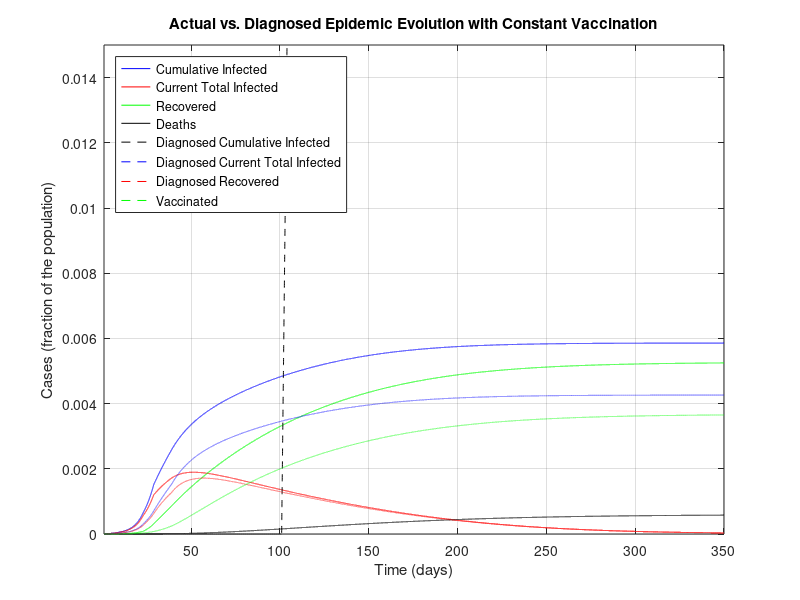
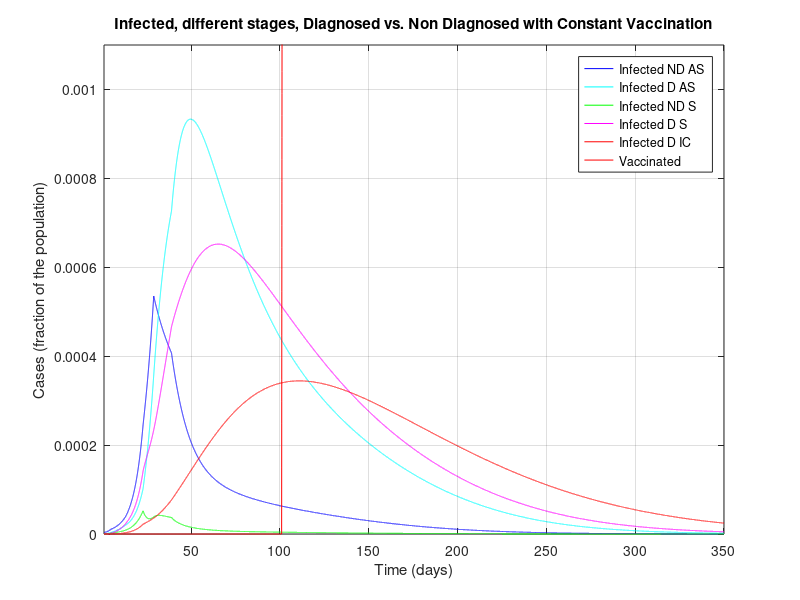
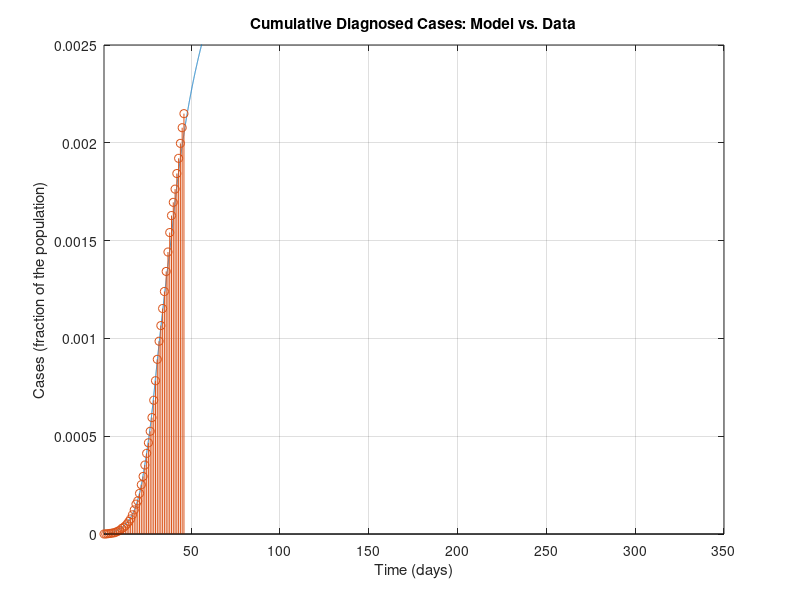
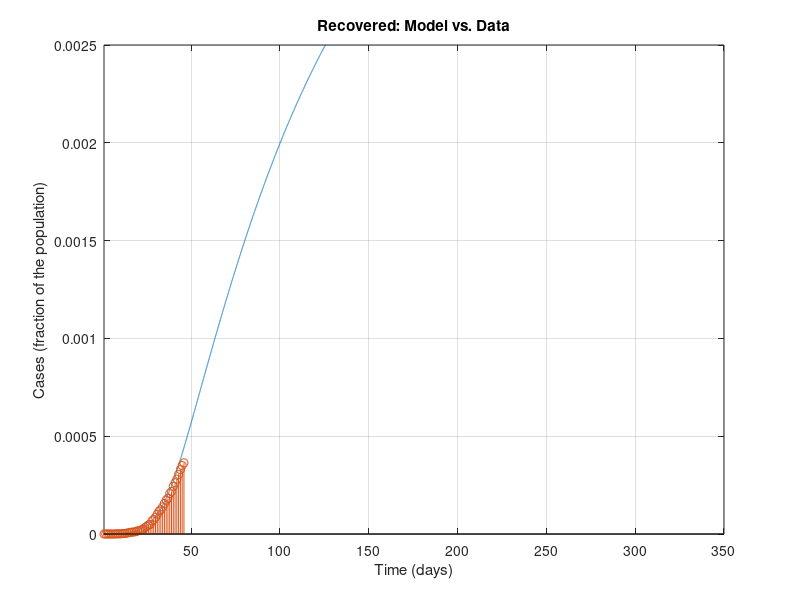

Recreate these plots in MATLAB, in order.
%%%%%%%%%%%%%%%%%%%%%%%%%%%%%%%%%%%%%%%%
%%%%%%%%%%%%%%%%%%%%%%%%%%%%%%%%%%%%%%%%
% MATLAB Code for epidemic simulations with the SIDARTHE model in the work
%
% Based on Modelling the COVID-19 epidemic and implementation of population-wide interventions in Italy
% by Giulia Giordano, Franco Blanchini, Raffaele Bruno, Patrizio Colaneri, Alessandro Di Filippo, Angela Di Matteo, Marta Colaneri
% 
%This program introduces a V compartment that represents vaccination at a
%constant rate.

%This vaccination can be modified to start at day 100 too.

%%%%%%%%%%%%%%%%%%%%%%%%%%%%%%%%%%%%%%%%
%%%%%%%%%%%%%%%%%%%%%%%%%%%%%%%%%%%%%%%%

%This program

clear all
close all
clc

%%%%%%%%%%%%%%%%%%%%%%%%%%%%%%%%%%%%%%%%
% DATA
%%%%%%%%%%%%%%%%%%%%%%%%%%%%%%%%%%%%%%%%

% Italian population
popolazione=60e6;

% Data 20 February - 5 April (46 days):
% Total Cases
CasiTotali = [3 20 79 132 219 322 400 650 888 1128 1694 2036 2502 3089 3858 4636 5883 7375 9172 10149 12462 15113 17660 21157 24747 27980 31506 35713 41035 47021 53578 59138 63927 69176 74386 80539 86498 92472 97689 101739 105792 110574 115242 119827 124632 128948]/popolazione; % D+R+T+E+H_diagnosticati
% Deaths
Deceduti = [0 1 2 2 5 10 12 17 21 29 34 52 79 107 148 197 233 366 463 631 827 1016 1266 1441 1809 2158 2503 2978 3405 4032 4825 5476 6077 6820 7503 8165 9134 10023 10779 11591 12428 13155 13915 14681 15362 15887]/popolazione; % E
% Recovered
Guariti = [0 0 0 1 1 1 3 45 46 50 83 149 160 276 414 523 589 622 724 1004 1045 1258 1439 1966 2335 2749 2941 4025 4440 5129 6072 7024 7432 8326 9362 10361 10950 12384 13030 14620 15729 16847 18278 19758 20996 21815]/popolazione; % H_diagnosticati
% Currently Positive
Positivi = [3 19 77 129 213 311 385 588 821 1049 1577 1835 2263 2706 3296 3916 5061 6387 7985 8514 10590 12839 14955 17750 20603 23073 26062 28710 33190 37860 42681 46638 50418 54030 57521 62013 66414 70065 73880 75528 77635 80572 83049 85388 88274 91246]/popolazione; % D+R+T

% Data 23 February - 5 April (from day 4 to day 46)
% Currently positive: isolated at home
Isolamento_domiciliare = [49 91 162 221 284 412 543 798 927 1000 1065 1155 1060 1843 2180 2936 2599 3724 5036 6201 7860 9268 10197 11108 12090 14935 19185 22116 23783 26522 28697 30920 33648 36653 39533 42588 43752 45420 48134 50456 52579 55270 58320]/popolazione; %D
% Currently positive: hospitalised
Ricoverati_sintomi = [54 99 114 128 248 345 401 639 742 1034 1346 1790 2394 2651 3557 4316 5038 5838 6650 7426 8372 9663 11025 12894 14363 15757 16020 17708 19846 20692 21937 23112 24753 26029 26676 27386 27795 28192 28403 28540 28741 29010 28949]/popolazione; % R
% Currently positive: ICU
Terapia_intensiva = [26 23 35 36 56 64 105 140 166 229 295 351 462 567 650 733 877 1028 1153 1328 1518 1672 1851 2060 2257 2498 2655 2857 3009 3204 3396 3489 3612 3732 3856 3906 3981 4023 4035 4053 4068 3994 3977]/popolazione; %T


%%%%%%%%%%%%%%%%%%%%%%%%%%%%%%%%%%%%%%%%
% PARAMETERS
%%%%%%%%%%%%%%%%%%%%%%%%%%%%%%%%%%%%%%%%

% Simulation horizon: CAN BE MODIFIED AT ONE'S WILL PROVIDED THAT IT IS AT
% LEAST EQUAL TO THE NUMBER OF DAYS FOR WHICH DATA ARE AVAILABLE
Orizzonte = 350;

% Plot yes/no: SET TO 1 IF PDF FIGURES MUST BE GENERATED, 0 OTHERWISE
plotPDF = 0;

% Time-step for Euler discretisation of the continuous-time system
step=0.01;

% Transmission rate due to contacts with UNDETECTED asymptomatic infected
alfa=0.57;
% Transmission rate due to contacts with DETECTED asymptomatic infected
beta=0.0114;
% Transmission rate due to contacts with UNDETECTED symptomatic infected
gamma=0.456;
% Transmission rate due to contacts with DETECTED symptomatic infected
delta=0.0114;

% Detection rate for ASYMPTOMATIC
epsilon=0.171;
% Detection rate for SYMPTOMATIC
theta=0.3705;

% Worsening rate: UNDETECTED asymptomatic infected becomes symptomatic
zeta=0.1254;
% Worsening rate: DETECTED asymptomatic infected becomes symptomatic
eta=0.1254;

% Worsening rate: UNDETECTED symptomatic infected develop life-threatening
% symptoms
mu=0.0171;
% Worsening rate: DETECTED symptomatic infected develop life-threatening
% symptoms
nu=0.0274;

% Mortality rate for infected with life-threatening symptoms
tau=0.01;

% Recovery rate for undetected asymptomatic infected
lambda=0.0342;
% Recovery rate for detected asymptomatic infected
rho=0.0342;
% Recovery rate for undetected symptomatic infected
kappa=0.0171;
% Recovery rate for detected symptomatic infected
xi=0.0171;
% Recovery rate for life-threatened symptomatic infected
sigma=0.0171;

%to add the SIDARTHE-V version add a new constant phi
%phi=0.0005;
%For second scenario with vaccines at day 100
phi=0.0;
%phi=0.5;


%%%%%%%%%%%%%%%%%%%%%%%%%%%%%%%%%%%%%%%%
% DEFINITIONS
%%%%%%%%%%%%%%%%%%%%%%%%%%%%%%%%%%%%%%%%

% Parameters
r1=epsilon+zeta+lambda;
r2=eta+rho;
r3=theta+mu+kappa;
r4=nu+xi;
r5=sigma+tau;

% Initial R0
R0_iniziale=alfa/r1+beta*epsilon/(r1*r2)+gamma*zeta/(r1*r3)+delta*eta*epsilon/(r1*r2*r4)+delta*zeta*theta/(r1*r3*r4);

% Time horizon
t=1:step:Orizzonte;

% Vectors for time evolution of variables
S=zeros(1,length(t));
I=zeros(1,length(t));
D=zeros(1,length(t));
A=zeros(1,length(t));
R=zeros(1,length(t));
T=zeros(1,length(t));
H=zeros(1,length(t));
H_diagnosticati=zeros(1,length(t)); % DIAGNOSED recovered only!
E=zeros(1,length(t));
%For SIDARTHE-V add a V
V=zeros(1,length(t));

% Vectors for time evolution of actual/perceived Case Fatality Rate
M=zeros(1,length(t));
P=zeros(1,length(t));

%%%%%%%%%%%%%%%%%%%%%%%%%%%%%%%%%%%%%%%%
% INITIAL CONDITIONS
%%%%%%%%%%%%%%%%%%%%%%%%%%%%%%%%%%%%%%%%

I(1)=200/popolazione;
D(1)=20/popolazione;
A(1)=1/popolazione;
R(1)=2/popolazione;
T(1)=0.00;
H(1)=0.00;
E(1)=0.00;
V(1)=0.00;%For SIDARTHE-V
S(1)=1-I(1)-D(1)-A(1)-R(1)-T(1)-H(1)-E(1)-V(1);

H_diagnosticati(1) = 0.00; % DIAGNOSED recovered only
Infetti_reali(1)=I(1)+D(1)+A(1)+R(1)+T(1); % Actual currently infected

M(1)=0;
P(1)=0;

% Whole state vector
%Added a V(1) at the end
x=[S(1);I(1);D(1);A(1);R(1);T(1);H(1);E(1);V(1);H_diagnosticati(1);Infetti_reali(1)];

%%%%%%%%%%%%%%%%%%%%%%%%%%%%%%%%%%%%%%%%
% SIMULATION
%%%%%%%%%%%%%%%%%%%%%%%%%%%%%%%%%%%%%%%%

% "Control" binary variables to compute the new R0 every time a policy has
% changed the parameters
plottato = 0;
plottato1 = 0;
plottato_bis = 0;
plottato_tris = 0;
plottato_quat = 0;

for i=2:length(t)
    
    if (i>4/step) % Basic social distancing (awareness, schools closed)
        alfa=0.4218;
        gamma=0.285;
        beta = 0.0057;
        delta=0.0057;
        if plottato == 0 % Compute the new R0
            r1=epsilon+zeta+lambda;
            r2=eta+rho;
            r3=theta+mu+kappa;
            r4=nu+xi;
            r5=sigma+tau;
            R0_primemisure=alfa/r1+beta*epsilon/(r1*r2)+gamma*zeta/(r1*r3)+delta*eta*epsilon/(r1*r2*r4)+delta*zeta*theta/(r1*r3*r4)
            plottato = 1;
        end
    end
    
    if (i>12/step)
        % Screening limited to / focused on symptomatic subjects
        epsilon=0.1425;
        if plottato1 == 0
            r1=epsilon+zeta+lambda;
            r2=eta+rho;
            r3=theta+mu+kappa;
            r4=nu+xi;
            r5=sigma+tau;
            R0_primemisureeps=alfa/r1+beta*epsilon/(r1*r2)+gamma*zeta/(r1*r3)+delta*eta*epsilon/(r1*r2*r4)+delta*zeta*theta/(r1*r3*r4)
            plottato1 = 1;
        end
    end
    
    if (i>22/step) % Social distancing: lockdown, mild effect
        
        alfa=0.36;
        beta=0.005;
        gamma=0.2;
        delta=0.005;
        
        mu = 0.008;
        nu = 0.015;
        
        zeta=0.034;
        eta=0.034;
        
        lambda=0.08;
        rho=0.0171;
        kappa=0.0171;
        xi=0.0171;
        sigma=0.0171;
        
        if plottato_bis == 0 % Compute the new R0
            r1=epsilon+zeta+lambda;
            r2=eta+rho;
            r3=theta+mu+kappa;
            r4=nu+xi;
            r5=sigma+tau;
            R0_secondemisure=(alfa*r2*r3*r4+epsilon*beta*r3*r4+gamma*zeta*r2*r4+delta*eta*epsilon*r3+delta*zeta*theta*r2)/(r1*r2*r3*r4)
            plottato_bis = 1;
        end
    end
    
    if (i>28/step) % Social distancing: lockdown, strong effect
        
        alfa=0.21;
        gamma=0.11;
        
        if plottato_tris == 0 % Compute the new R0
            r1=epsilon+zeta+lambda;
            r2=eta+rho;
            r3=theta+mu+kappa;
            r4=nu+xi;
            r5=sigma+tau;
            R0_terzemisure=(alfa*r2*r3*r4+epsilon*beta*r3*r4+gamma*zeta*r2*r4+delta*eta*epsilon*r3+delta*zeta*theta*r2)/(r1*r2*r3*r4)
            plottato_tris = 1;
        end
    end
    
    if (i>38/step) % Broader diagnosis campaign
        
        epsilon = 0.2;
        rho=0.02;
        kappa=0.02;
        xi=0.02;
        sigma=0.01;
        
        zeta=0.025;
        eta=0.025;
        
        if plottato_quat == 0 % Compute the new R0
            r1=epsilon+zeta+lambda;
            r2=eta+rho;
            r3=theta+mu+kappa;
            r4=nu+xi;
            r5=sigma+tau;
            R0_quartemisure=(alfa*r2*r3*r4+epsilon*beta*r3*r4+gamma*zeta*r2*r4+delta*eta*epsilon*r3+delta*zeta*theta*r2)/(r1*r2*r3*r4)
            plottato_quat = 1;
        end
    end

    %Start vaccinations at a constant rate at day 100.
    %Comment the following 3 lines for constant vaccines at day 1
    if (i>100/step)
        phi = 0.005;
    end
    
    % Compute the system evolution
    %ADDED A NEW zero to the end of each row and added a tenth row with 
    B=[-alfa*x(2)-beta*x(3)-gamma*x(4)-delta*x(5)-phi*x(9) 0 0 0 0 0 0 0 0 0 0;
        alfa*x(2)+beta*x(3)+gamma*x(4)+delta*x(5) -(epsilon+zeta+lambda) 0 0 0 0 0 0 0 0 0;
        0 epsilon  -(eta+rho) 0 0 0 0 0 0 0 0;
        0 zeta 0 -(theta+mu+kappa) 0 0 0 0 0 0 0;
        0 0 eta theta -(nu+xi) 0 0 0 0 0 0;
        0 0 0 mu nu  -(sigma+tau) 0 0 0 0 0;
        0 lambda rho kappa xi sigma 0 0 0 0 0;
        0 0 0 0 0 tau 0 0 0 0 0;
        phi*x(1) 0 0 0 0 0 0 0 0 0 0;
        0 0 rho 0 xi sigma 0 0 0 0 0;
        alfa*x(2)+beta*x(3)+gamma*x(4)+delta*x(5) 0 0 0 0 0 0 0 0 0 0];
    x=x+B*x*step;
    
    % Update variables
    
    S(i)=x(1);
    I(i)=x(2);
    D(i)=x(3);
    A(i)=x(4);
    R(i)=x(5);
    T(i)=x(6);
    H(i)=x(7);
    E(i)=x(8);
    V(i)=x(9);%added V
    
    H_diagnosticati(i)=x(10);
    Infetti_reali(i)=x(11);
    
    % Update Case Fatality Rate
    
    M(i)=E(i)/(S(1)-S(i));
    P(i)=E(i)/((epsilon*r3+(theta+mu)*zeta)*(I(1)+S(1)-I(i)-S(i))/(r1*r3)+(theta+mu)*(A(1)-A(i))/r3);
    
end

%%%%%%%%%%%%%%%%%%%%%%%%%%%%%%%%%%%%%%%%
% FINAL VALUES
%%%%%%%%%%%%%%%%%%%%%%%%%%%%%%%%%%%%%%%%

% Variables
Sbar=S(length(t));
Ibar=I(length(t));
Dbar=D(length(t));
Abar=A(length(t));
Rbar=R(length(t));
Tbar=T(length(t));
Hbar=H(length(t));
Ebar=E(length(t));
Vbar=V(length(t));

% Case fatality rate
Mbar=M(length(t));
Pbar=P(length(t));

% Case fatality rate from formulas
Mbar1=Ebar/(S(1)-Sbar);
Pbar1=Ebar/((epsilon*r3+(theta+mu)*zeta)*(I(1)+S(1)-Sbar-Ibar)/(r1*r3)+(theta+mu)*(A(1)-Abar)/r3);

%%%%%%%%%%%%%%%%%%%%%%%%%%%%%%%%%%%%%%%%
% FIGURES
%%%%%%%%%%%%%%%%%%%%%%%%%%%%%%%%%%%%%%%%

% Add a V term to the first two graphs
figure
plot(t,Infetti_reali,'b',t,I+D+A+R+T,'r',t,H,'g',t,E,'k',t,V,'black--')%added V
hold on
plot(t,D+R+T+E+H_diagnosticati,'--b',t,D+R+T,'--r',t,H_diagnosticati,'--g')
xlim([t(1) t(end)])
ylim([0 0.015])
title('Actual vs. Diagnosed Epidemic Evolution with Constant Vaccination')
xlabel('Time (days)')
ylabel('Cases (fraction of the population)')
legend({'Cumulative Infected','Current Total Infected', 'Recovered', 'Deaths','Diagnosed Cumulative Infected','Diagnosed Current Total Infected', 'Diagnosed Recovered', 'Vaccinated'},'Location','northwest')
grid

if plotPDF==1
    set(gcf, 'PaperUnits', 'centimeters');
    set(gcf, 'PaperPosition', [0 0 24 16]);
    set(gcf, 'PaperSize', [24 16]); % dimension on x axis and y axis resp.
    print(gcf,'-dpdf', ['PanoramicaEpidemiaRealevsPercepita.pdf'])
end
%

figure
plot(t,I,'b',t,D,'c',t,A,'g',t,R,'m',t,T,'r',t,V,'r')
xlim([t(1) t(end)])
ylim([0 1.1e-3])
title('Infected, different stages, Diagnosed vs. Non Diagnosed with Constant Vaccination')
xlabel('Time (days)')
ylabel('Cases (fraction of the population)')
legend({'Infected ND AS', 'Infected D AS', 'Infected ND S', 'Infected D S', 'Infected D IC','Vaccinated'},'Location','northeast')
grid

if plotPDF==1
    set(gcf, 'PaperUnits', 'centimeters');
    set(gcf, 'PaperPosition', [0 0 24 16]);
    set(gcf, 'PaperSize', [24 16]); % dimension on x axis and y axis resp.
    print(gcf,'-dpdf', ['SuddivisioneInfetti.pdf'])
end

%

figure
plot(t,D+R+T+E+H_diagnosticati)
hold on
stem(t(1:1/step:size(CasiTotali,2)/step),CasiTotali)
xlim([t(1) t(end)])
ylim([0 2.5e-3])
title('Cumulative Diagnosed Cases: Model vs. Data')
xlabel('Time (days)')
ylabel('Cases (fraction of the population)')
grid

if plotPDF==1
    set(gcf, 'PaperUnits', 'centimeters');
    set(gcf, 'PaperPosition', [0 0 16 10]);
    set(gcf, 'PaperSize', [16 10]); % dimension on x axis and y axis resp.
    print(gcf,'-dpdf', ['CasiTotali.pdf'])
end
%

figure
plot(t,H_diagnosticati)
hold on
stem(t(1:1/step:size(CasiTotali,2)/step),Guariti)
xlim([t(1) t(end)])
ylim([0 2.5e-3])
title('Recovered: Model vs. Data')
xlabel('Time (days)')
ylabel('Cases (fraction of the population)')
grid

if plotPDF==1
    set(gcf, 'PaperUnits', 'centimeters');
    set(gcf, 'PaperPosition', [0 0 16 10]);
    set(gcf, 'PaperSize', [16 10]); % dimension on x axis and y axis resp.
    print(gcf,'-dpdf', ['Guariti_diagnosticati.pdf'])
end
%

figure
plot(t,E)
hold on
stem(t(1:1/step:size(CasiTotali,2)/step),Deceduti)
xlim([t(1) t(end)])
ylim([0 2.5e-3])
title('Deaths: Model vs. Data - NOTE: EXCLUDED FROM FITTING')
xlabel('Time (days)')
ylabel('Cases (fraction of the population)')
grid

if plotPDF==1
    set(gcf, 'PaperUnits', 'centimeters');
    set(gcf, 'PaperPosition', [0 0 16 10]);
    set(gcf, 'PaperSize', [16 10]); % dimension on x axis and y axis resp.
    print(gcf,'-dpdf', ['Morti.pdf'])
end
%

figure
plot(t,D+R+T)
hold on
stem(t(1:1/step:size(CasiTotali,2)/step),Positivi)
xlim([t(1) t(end)])
ylim([0 2.5e-3])
title('Infected: Model vs. Data')
xlabel('Time (days)')
ylabel('Cases (fraction of the population)')
grid

if plotPDF==1
    set(gcf, 'PaperUnits', 'centimeters');
    set(gcf, 'PaperPosition', [0 0 16 10]);
    set(gcf, 'PaperSize', [16 10]); % dimension on x axis and y axis resp.
    print(gcf,'-dpdf', ['Positivi_diagnosticati.pdf'])
end
%

figure
plot(t,D)
hold on
stem(t(1+3/step:1/step:1+(size(Ricoverati_sintomi,2)+2)/step),Isolamento_domiciliare)
xlim([t(1) t(end)])
ylim([0 2.5e-3])
title('Infected, No Symptoms: Model vs. Data')
xlabel('Time (days)')
ylabel('Cases (fraction of the population)')
grid

if plotPDF==1
    set(gcf, 'PaperUnits', 'centimeters');
    set(gcf, 'PaperPosition', [0 0 16 10]);
    set(gcf, 'PaperSize', [16 10]); % dimension on x axis and y axis resp.
    print(gcf,'-dpdf', ['InfettiAsintomatici_diagnosticati.pdf'])
end
%

figure
plot(t,R)
hold on
stem(t(1+3/step:1/step:1+(size(Ricoverati_sintomi,2)+2)/step),Ricoverati_sintomi)
xlim([t(1) t(end)])
ylim([0 2.5e-3])
title('Infected, Symptoms: Model vs. Data')
xlabel('Time (days)')
ylabel('Cases (fraction of the population)')
grid

if plotPDF==1
    set(gcf, 'PaperUnits', 'centimeters');
    set(gcf, 'PaperPosition', [0 0 16 10]);
    set(gcf, 'PaperSize', [16 10]); % dimension on x axis and y axis resp.
    print(gcf,'-dpdf', ['InfettiSintomatici_diagnosticati_ricoverati.pdf'])
end
%

figure
plot(t,D+R)
hold on
stem(t(1+3/step:1/step:1+(size(Ricoverati_sintomi,2)+2)/step),Isolamento_domiciliare+Ricoverati_sintomi)
xlim([t(1) t(end)])
ylim([0 2.5e-3])
title('Infected, No or Mild Symptoms: Model vs. Data')
xlabel('Time (days)')
ylabel('Cases (fraction of the population)')
grid

if plotPDF==1
    set(gcf, 'PaperUnits', 'centimeters');
    set(gcf, 'PaperPosition', [0 0 16 10]);
    set(gcf, 'PaperSize', [16 10]); % dimension on x axis and y axis resp.
    print(gcf,'-dpdf', ['InfettiNonGravi_diagnosticati.pdf'])
end

%

figure
plot(t,T)
hold on
stem(t(1+3/step:1/step:1+(size(Ricoverati_sintomi,2)+2)/step),Terapia_intensiva)
xlim([t(1) t(end)])
ylim([0 2.5e-3])
title('Infected, Life-Threatening Symptoms: Model vs. Data')
xlabel('Time (days)')
ylabel('Cases (fraction of the population)')
grid

if plotPDF==1
    set(gcf, 'PaperUnits', 'centimeters');
    set(gcf, 'PaperPosition', [0 0 16 10]);
    set(gcf, 'PaperSize', [16 10]); % dimension on x axis and y axis resp.
    print(gcf,'-dpdf', ['InfettiSintomatici_diagnosticati_terapiaintensiva.pdf'])
end

%Plot the vaccinated
figure
plot(t,V)
hold on
%stem(t(1+3/step:1/step:1+(size(Ricoverati_sintomi,2)+2)/step),Terapia_intensiva)
xlim([t(1) t(end)])
ylim([0 2.5e-3])
title('Vaccinated: Model vs. Data')
xlabel('Time (days)')
ylabel('Vaccinated (fraction of the population)')
grid

%if plotPDF==1
    %set(gcf, 'PaperUnits', 'centimeters');
    %set(gcf, 'PaperPosition', [0 0 16 10]);
    %set(gcf, 'PaperSize', [16 10]); % dimension on x axis and y axis resp.
    %print(gcf,'-dpdf', ['InfettiSintomatici_diagnosticati_terapiaintensiva.pdf'])
%end
